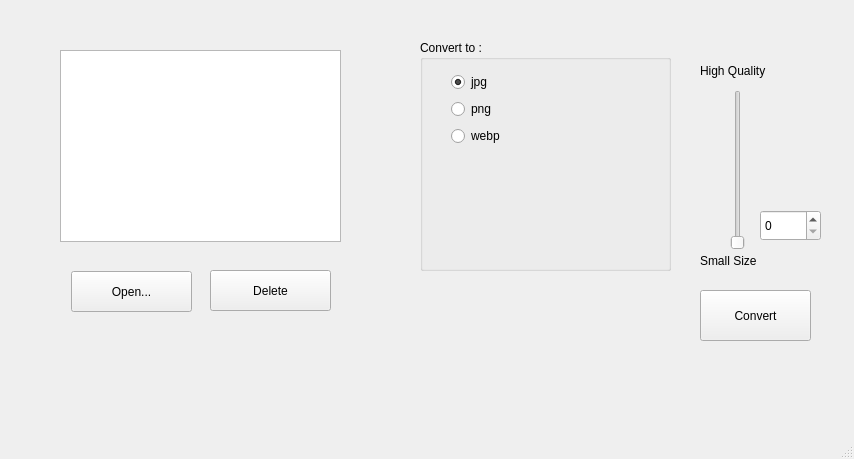
<?xml version="1.0" encoding="UTF-8"?>
<ui version="4.0">
 <class>MainWindow</class>
 <widget class="QMainWindow" name="MainWindow">
  <property name="geometry">
   <rect>
    <x>0</x>
    <y>0</y>
    <width>854</width>
    <height>459</height>
   </rect>
  </property>
  <property name="acceptDrops">
   <bool>true</bool>
  </property>
  <property name="windowTitle">
   <string>imageconverter</string>
  </property>
  <widget class="QWidget" name="centralWidget">
   <widget class="QGroupBox" name="groupBox">
    <property name="geometry">
     <rect>
      <x>420</x>
      <y>40</y>
      <width>251</width>
      <height>231</height>
     </rect>
    </property>
    <property name="title">
     <string>Convert to :</string>
    </property>
    <widget class="QWidget" name="verticalLayoutWidget">
     <property name="geometry">
      <rect>
       <x>20</x>
       <y>20</y>
       <width>160</width>
       <height>101</height>
      </rect>
     </property>
     <layout class="QVBoxLayout" name="verticalLayout">
      <item>
       <widget class="QRadioButton" name="rbJpg">
        <property name="text">
         <string>jpg</string>
        </property>
        <property name="checked">
         <bool>true</bool>
        </property>
       </widget>
      </item>
      <item>
       <widget class="QRadioButton" name="rbPng">
        <property name="text">
         <string>png</string>
        </property>
        <property name="checked">
         <bool>false</bool>
        </property>
       </widget>
      </item>
      <item>
       <widget class="QRadioButton" name="rbWebp">
        <property name="text">
         <string>webp</string>
        </property>
       </widget>
      </item>
     </layout>
    </widget>
   </widget>
   <widget class="QListView" name="lvFiles">
    <property name="geometry">
     <rect>
      <x>60</x>
      <y>50</y>
      <width>281</width>
      <height>192</height>
     </rect>
    </property>
    <property name="acceptDrops">
     <bool>true</bool>
    </property>
    <property name="editTriggers">
     <set>QAbstractItemView::NoEditTriggers</set>
    </property>
    <property name="dragEnabled">
     <bool>false</bool>
    </property>
    <property name="dragDropOverwriteMode">
     <bool>false</bool>
    </property>
    <property name="dragDropMode">
     <enum>QAbstractItemView::NoDragDrop</enum>
    </property>
    <property name="alternatingRowColors">
     <bool>true</bool>
    </property>
    <property name="selectionMode">
     <enum>QAbstractItemView::ContiguousSelection</enum>
    </property>
   </widget>
   <widget class="QPushButton" name="pbConvert">
    <property name="geometry">
     <rect>
      <x>700</x>
      <y>290</y>
      <width>111</width>
      <height>51</height>
     </rect>
    </property>
    <property name="text">
     <string>Convert</string>
    </property>
   </widget>
   <widget class="QPushButton" name="pbAdd">
    <property name="geometry">
     <rect>
      <x>71</x>
      <y>271</y>
      <width>121</width>
      <height>41</height>
     </rect>
    </property>
    <property name="text">
     <string>Open...</string>
    </property>
   </widget>
   <widget class="QPushButton" name="pbDelete">
    <property name="geometry">
     <rect>
      <x>210</x>
      <y>270</y>
      <width>121</width>
      <height>41</height>
     </rect>
    </property>
    <property name="text">
     <string>Delete</string>
    </property>
   </widget>
   <widget class="QSlider" name="verticalSlider">
    <property name="geometry">
     <rect>
      <x>730</x>
      <y>90</y>
      <width>16</width>
      <height>160</height>
     </rect>
    </property>
    <property name="maximum">
     <number>100</number>
    </property>
    <property name="orientation">
     <enum>Qt::Vertical</enum>
    </property>
   </widget>
   <widget class="QSpinBox" name="spinBox">
    <property name="geometry">
     <rect>
      <x>760</x>
      <y>210</y>
      <width>61</width>
      <height>31</height>
     </rect>
    </property>
    <property name="maximum">
     <number>100</number>
    </property>
   </widget>
   <widget class="QLabel" name="label">
    <property name="geometry">
     <rect>
      <x>700</x>
      <y>60</y>
      <width>81</width>
      <height>21</height>
     </rect>
    </property>
    <property name="text">
     <string>High Quality</string>
    </property>
   </widget>
   <widget class="QLabel" name="label_2">
    <property name="geometry">
     <rect>
      <x>700</x>
      <y>250</y>
      <width>81</width>
      <height>21</height>
     </rect>
    </property>
    <property name="text">
     <string>Small Size</string>
    </property>
   </widget>
  </widget>
  <widget class="QMenuBar" name="menuBar">
   <property name="geometry">
    <rect>
     <x>0</x>
     <y>0</y>
     <width>854</width>
     <height>22</height>
    </rect>
   </property>
  </widget>
  <widget class="QStatusBar" name="statusBar"/>
 </widget>
 <layoutdefault spacing="6" margin="11"/>
 <resources/>
 <connections>
  <connection>
   <sender>pbAdd</sender>
   <signal>clicked()</signal>
   <receiver>MainWindow</receiver>
   <slot>onPbAddClicked()</slot>
   <hints>
    <hint type="sourcelabel">
     <x>100</x>
     <y>328</y>
    </hint>
    <hint type="destinationlabel">
     <x>470</x>
     <y>52</y>
    </hint>
   </hints>
  </connection>
  <connection>
   <sender>pbDelete</sender>
   <signal>clicked()</signal>
   <receiver>MainWindow</receiver>
   <slot>onPbDeleteClicked()</slot>
   <hints>
    <hint type="sourcelabel">
     <x>292</x>
     <y>312</y>
    </hint>
    <hint type="destinationlabel">
     <x>321</x>
     <y>379</y>
    </hint>
   </hints>
  </connection>
  <connection>
   <sender>pbConvert</sender>
   <signal>clicked()</signal>
   <receiver>MainWindow</receiver>
   <slot>onPbConvertClicked()</slot>
   <hints>
    <hint type="sourcelabel">
     <x>762</x>
     <y>327</y>
    </hint>
    <hint type="destinationlabel">
     <x>623</x>
     <y>414</y>
    </hint>
   </hints>
  </connection>
  <connection>
   <sender>verticalSlider</sender>
   <signal>sliderMoved(int)</signal>
   <receiver>spinBox</receiver>
   <slot>setValue(int)</slot>
   <hints>
    <hint type="sourcelabel">
     <x>721</x>
     <y>241</y>
    </hint>
    <hint type="destinationlabel">
     <x>775</x>
     <y>257</y>
    </hint>
   </hints>
  </connection>
  <connection>
   <sender>spinBox</sender>
   <signal>valueChanged(int)</signal>
   <receiver>verticalSlider</receiver>
   <slot>setValue(int)</slot>
   <hints>
    <hint type="sourcelabel">
     <x>787</x>
     <y>256</y>
    </hint>
    <hint type="destinationlabel">
     <x>715</x>
     <y>157</y>
    </hint>
   </hints>
  </connection>
 </connections>
 <slots>
  <slot>onPbAddClicked()</slot>
  <slot>onPbDeleteClicked()</slot>
  <slot>onPbConvertClicked()</slot>
  <slot>onGroupBoxToggled()</slot>
 </slots>
</ui>
